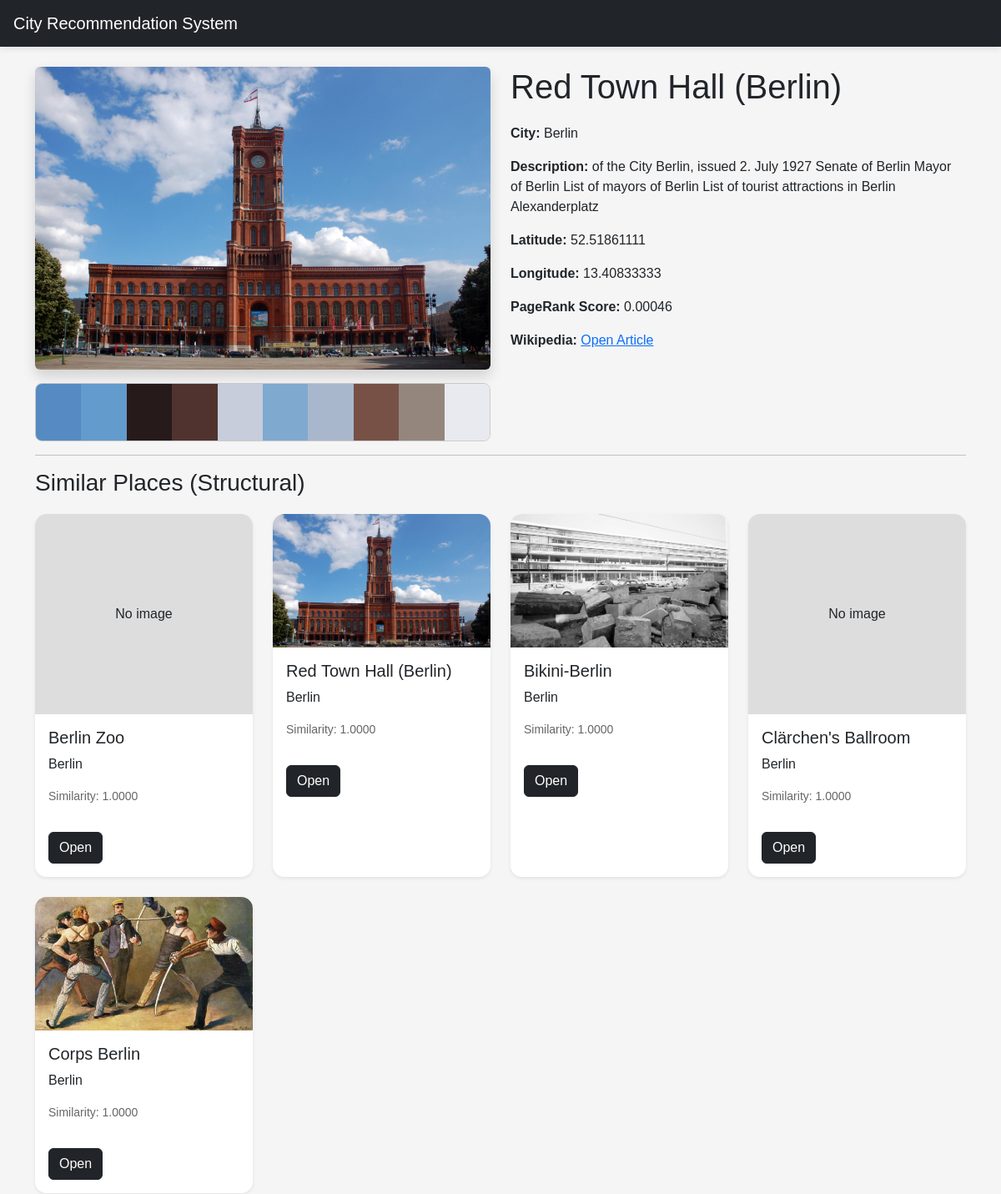
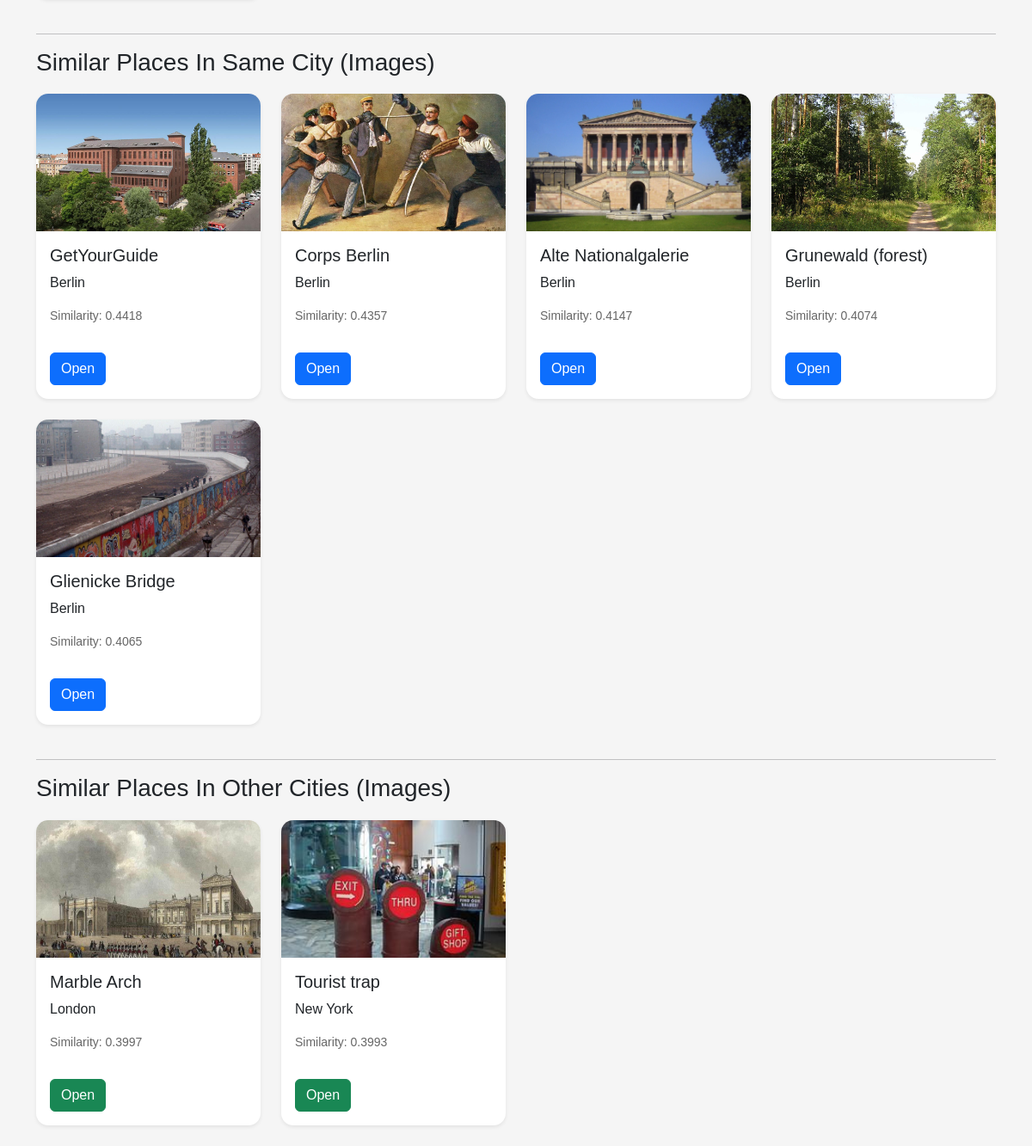
The page /place/1 on the database its author committed (2 pictures, top to bottom).
### tables this page shows
CREATE TABLE images (
    image_id INTEGER PRIMARY KEY AUTOINCREMENT,
    place_id INTEGER,
    image_name TEXT,
    image_path TEXT,
    palette_path TEXT,
    feature_vector TEXT,
    image_class TEXT,
    FOREIGN KEY(place_id) REFERENCES places(place_id)
);

CREATE TABLE places (
    place_id INTEGER PRIMARY KEY AUTOINCREMENT,
    city_id INTEGER,
    name TEXT,
    description TEXT,
    lat REAL,
    lon REAL,
    wiki_url TEXT,
    wiki_summary TEXT,
    wiki_links TEXT,
    image_url TEXT,
    pagerank_score REAL,
    relevance_score REAL,
    has_image INTEGER,
    FOREIGN KEY(city_id) REFERENCES cities(city_id)
);

CREATE TABLE cities (
    city_id INTEGER PRIMARY KEY AUTOINCREMENT,
    name TEXT UNIQUE
);

CREATE TABLE similar_places (
    id INTEGER PRIMARY KEY AUTOINCREMENT,
    source_place_id INTEGER,
    target_place_id INTEGER,
    similarity_score REAL,
    recommendation_type TEXT
);

### app.py (the view)
@app.route('/place/<int:place_id>')
def place(place_id):
    place = get_place(place_id)
    image = get_place_image(place_id)
    structural = get_recommendations(
        place_id,
    'structural'
    )
    same_city = get_recommendations(
        place_id,
    'image',
        same_city=True
    )
    other_city = get_recommendations(
        place_id,
    'image',
        same_city=False
    )
    return render_template(
        'place.html',
        place=place,
        image=image,
        structural=structural,
        same_city=same_city,
        other_city=other_city
    )

### database/database.py (called while the page is built)
def get_connection():
    conn = sqlite3.connect(DATABASE)
    conn.row_factory = sqlite3.Row
    return conn

### services/database_service.py (called while the page is built)
def get_place(place_id):
    conn = get_connection()
    cursor = conn.cursor()
    cursor.execute('''
     SELECT
        p.*,
        c.name as city_name
     FROM places p
     JOIN cities c
     ON p.city_id = c.city_id
     WHERE p.place_id=?
     ''', (place_id,))
    result = cursor.fetchone()
    conn.close()
    return result

def get_place_image(place_id):
    conn = get_connection()
    cursor = conn.cursor()
    cursor.execute('''
     SELECT *
     FROM images
     WHERE place_id=?
     LIMIT 1
     ''', (place_id,))
    result = cursor.fetchone()
    conn.close()
    return result

### templates/place.html
{% extends 'base.html' %}
{% block content %}
<div class="row">
    <div class="col-md-6">
        {% if image %}
        <img
            src="{{ url_for('static', filename=image.image_path) }}"
            class="img-fluid rounded shadow"
        >
        {% if image.palette_path %}
        <img
            src="{{ url_for('static', filename=image.palette_path) }}"
            class="palette-preview mt-3"
        >
        {% endif %}
        {% else %}
        <div class="placeholder-image">
            No image available
        </div>
        {% endif %}
    </div>
    <div class="col-md-6">
        <h1>{{ place.name }}</h1>
        <p>
            <strong>City:</strong>
            {{ place.city_name }}
        </p>
        <p>
            <strong>Description:</strong>
            {{ place.description|safe }}
        </p>
        <p>
            <strong>Latitude:</strong>
            {% if place.lat == 0 %}
                Unknown
            {% else %}
                {{ place.lat }}
            {% endif %}
        </p>
        <p>
            <strong>Longitude:</strong>
            {% if place.lon == 0 %}
                Unknown
            {% else %}
                {{ place.lon }}
            {% endif %}
        </p>
        <p>
            <strong>PageRank Score:</strong>
            {{ "%.5f"|format(place.pagerank_score) }}
        </p>
        <p>
            <strong>Wikipedia:</strong>
            <a
                href="{{ place.wiki_url }}"
                target="_blank"
            >
                Open Article
            </a>
        </p>
    </div>
</div>
<hr>
<h3>Similar Places (Structural)</h3>
<div class="row">
{% for item in structural %}
<div class="col-md-3 mb-4">
    <div class="card shadow-sm h-100">
        {% if item.image_path %}
        <img
            src="{{ url_for('static', filename=item.image_path) }}"
            class="card-img-top recommendation-image"
        >
        {% else %}
        <div class="placeholder-image">
            No image
        </div>
        {% endif %}
        <div class="card-body">
            <h5>{{ item.name }}</h5>
            <p>{{ item.city_name }}</p>
            <p class="score-text">
                Similarity:
                {{ "%.4f"|format(item.similarity_score) }}
            </p>
            <a
                href="/place/{{ item.place_id }}"
                class="btn btn-dark mt-3"
            >
                Open
            </a>
        </div>
    </div>
</div>
{% endfor %}
</div>
<hr>
<h3>Similar Places In Same City (Images)</h3>
<div class="row">
{% for item in same_city %}
<div class="col-md-3 mb-4">
    <div class="card shadow-sm h-100">
        {% if item.image_path %}
        <img
            src="{{ url_for('static', filename=item.image_path) }}"
            class="card-img-top recommendation-image"
        >
        {% else %}
        <div class="placeholder-image">
            No image
        </div>
        {% endif %}
        <div class="card-body">
            <h5>{{ item.name }}</h5>
            <p>{{ item.city_name }}</p>
            <p class="score-text">
                Similarity:
                {{ "%.4f"|format(item.similarity_score) }}
            </p>
            <a
                href="/place/{{ item.place_id }}"
                class="btn btn-primary mt-3"
            >
                Open
            </a>
        </div>
    </div>
</div>
{% endfor %}
</div>
<hr>
<h3>Similar Places In Other Cities (Images)</h3>
<div class="row">
{% for item in other_city %}
<div class="col-md-3 mb-4">
    <div class="card shadow-sm h-100">
        {% if item.image_path %}
        <img
            src="{{ url_for('static', filename=item.image_path) }}"
            class="card-img-top recommendation-image"
        >
        {% else %}
        <div class="placeholder-image">
            No image
        </div>
        {% endif %}
        <div class="card-body">
            <h5>{{ item.name }}</h5>
            <p>{{ item.city_name }}</p>
            <p class="score-text">
                Similarity:
                {{ "%.4f"|format(item.similarity_score) }}
            </p>
            <a
                href="/place/{{ item.place_id }}"
                class="btn btn-success mt-3"
            >
                Open
            </a>
        </div>
    </div>
</div>
{% endfor %}
</div>
{% endblock %}

### templates/base.html (shortened to what this page needs)
<!DOCTYPE html>
<html>
<head>
    <link
        href="https://cdn.jsdelivr.net/npm/bootstrap@5.3.0/dist/css/bootstrap.min.css"
        rel="stylesheet"
    >
    <link
        rel="stylesheet"
        href="{{ url_for('static', filename='css/style.css') }}"
    >
</head>
<body>
<nav class="navbar navbar-dark bg-dark px-3">
    <a class="navbar-brand" href="/">
        City Recommendation System
    </a>
</nav>
<div class="container mt-4">
    {% block content %}
    {% endblock %}
</div>
</body>
</html>

### static/css/style.css (style rules this page uses)
body { background-color: #f5f5f5; font-family: Arial, sans-serif; }
.navbar { box-shadow: 0 2px 8px rgba(0,0,0,0.1); }
.card { border: none; border-radius: 14px; overflow: hidden; transition: 0.2s; }
.card img { height: 240px; object-fit: cover; }
.placeholder-image { height: 240px; background: #ddd; display: flex; align-items: center; justify-content: center; }
.recommendation-image { height: 160px !important; }
h1, h3 { margin-bottom: 20px; }
.score-text { color: #666; font-size: 14px; }
.palette-preview { width: 100%; height: auto; image-rendering: pixelated; border-radius: 8px; border: 1px solid #ccc; display: block; }

### rows shown on the page
images: image_path (picture), palette_path (picture)
places: name "Red Town Hall (Berlin)", description "of the City Berlin , issued 2. July 1927 Senate of Berlin Mayor of Berlin List of mayors of Berlin List of tourist attractions in Berlin Alexanderplatz", lat "52.51861111", lon "13.40833333", pagerank_score "0.00046"
cities: city_name "Berlin"
similar_places: shows "No image", name "Berlin Zoo", city_name "Berlin", similarity_score "1.0000"
images: image_path (picture), name "Red Town Hall (Berlin)", city_name "Berlin"
similar_places: similarity_score "1.0000"
images: image_path (picture), name "Bikini-Berlin", city_name "Berlin"
similar_places: similarity_score "1.0000"
similar_places: shows "No image", name "Clärchen's Ballroom", city_name "Berlin", similarity_score "1.0000"
images: image_path (picture), name "Corps Berlin", city_name "Berlin"
similar_places: similarity_score "1.0000"
images: image_path (picture), name "GetYourGuide", city_name "Berlin"
similar_places: similarity_score "0.4418"
similar_places: similarity_score "0.4357"
images: image_path (picture), name "Alte Nationalgalerie", city_name "Berlin"
similar_places: similarity_score "0.4147"
images: image_path (picture), name "Grunewald (forest)", city_name "Berlin"
similar_places: similarity_score "0.4074"
images: image_path (picture), name "Glienicke Bridge", city_name "Berlin"
similar_places: similarity_score "0.4065"
images: image_path (picture), name "Marble Arch", city_name "London"
similar_places: similarity_score "0.3997"
images: image_path (picture), name "Tourist trap", city_name "New York"
similar_places: similarity_score "0.3993"
